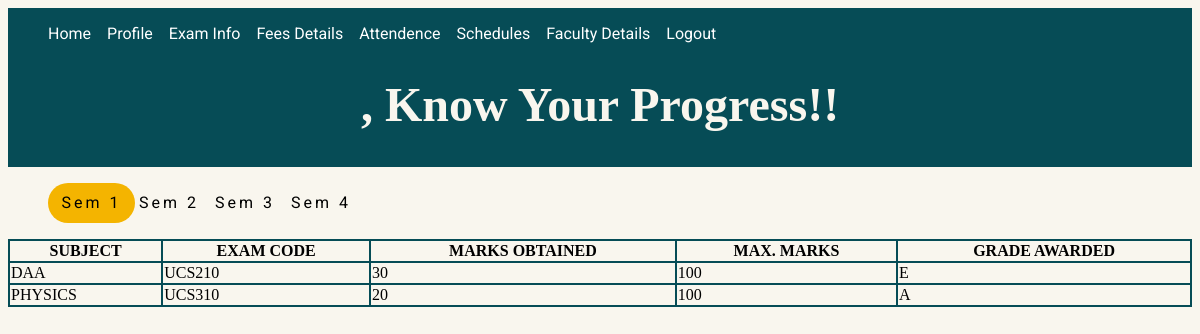
Screenshot of /students/exam_info.php?email=abc@gmail.com with the database file from the repository.
### tables this page shows
CREATE TABLE `sem1info` (
  `subject` varchar(20) NOT NULL,
  `examcode` varchar(20) NOT NULL,
  `marks` int(4) DEFAULT NULL,
  `maxmarks` int(4) NOT NULL,
  `grade` varchar(5) DEFAULT NULL,
  `student_email` varchar(40) NOT NULL,
  `class` int(11) NOT NULL
);

### students/exam_info.php (the view, shortened to what this page needs)
<?php
require_once('db.php');
$email =  $_GET['email'];
$query = "SELECT * from sem1info where student_email = '$email'";
$result = mysqli_query($con,$query);
?>
<!DOCTYPE html>
<html>
<head>
	<link rel="stylesheet" href="exam_info.css?v=<?php echo time(); ?>">
</head>
<body>
<div id="body-header">
	<header style="margin-top: 0px; margin-bottom: 0px; width: auto;">
		<nav style="display: inline-block;">
			<ul>
				<li><a href=<?php echo "st_homepg.php?email=" .$_GET['email']."&name=".$_GET['name'] ?>>Home</a></li>
				<li><a href=<?php echo "profile.php?email=" .$_GET['email']."&name=".$_GET['name'] ?>>Profile</a></li>
				<li><a href=<?php echo "exam_info.php?email=" .$_GET['email']."&name=".$_GET['name'] ?>>Exam Info</a></li>
				<li><a href=<?php echo "fees_details.php?email=" .$_GET['email']."&name=".$_GET['name'] ?>>Fees Details</a></li>
				<li><a href=<?php echo "attendance.php?email=" .$_GET['email']."&name=".$_GET['name'] ?>>Attendence</a></li>
				<li><a href=<?php echo "schedules.php?email=" .$_GET['email']."&name=".$_GET['name'] ?>>Schedules</a></li>
				<li><a href=<?php echo "faculty_details.php?email=" .$_GET['email']."&name=".$_GET['name'] ?>>Faculty Details</a></li>
				<li><a href="logout.php">Logout</a></li>
			</ul>
		</nav>
	</header>
	<main>
	<?php
	echo'<h1 class="animated-text">'.$_GET['name'].', Know Your Progress!!</h1>'
	?>
</main>
</div>
<div class="sems">
	<div style="display: inline-block;">
			<ul>
				<li style="background-color:#F4B400;  border-radius: 25px; padding: 10px; width: 67px; height: 20px; text-align: center;" ><a href=<?php echo "exam_info.php?email=" .$_GET['email']."&name=".$_GET['name'] ?>>Sem 1</a></li>
				<li><a href=<?php echo "exam_info.php?email=" .$_GET['email']."&name=".$_GET['name'] ?>>Sem 2</a></li>
				<li><a href=<?php echo "exam_info.php?email=" .$_GET['email']."&name=".$_GET['name'] ?>>Sem 3</a></li>
				<li><a href=<?php echo "exam_info.php?email=" .$_GET['email']."&name=".$_GET['name'] ?>>Sem 4</a></li>
			</ul>
		</div>
</div>
<div class="marks">
<table style="width: 100%;">
	  <tr>
    <th>SUBJECT</th>
    <th>EXAM CODE</th>
    <th>MARKS OBTAINED</th>
<th>MAX. MARKS</th>
<th>GRADE AWARDED</th>
  </tr>
 	<tr>
		<?php
		while($row = mysqli_fetch_assoc($result)){
			?>
			<td>  <?php echo $row['subject'];  ?>  </td>
			<td>  <?php echo $row['examcode'];  ?>  </td>
			<td>  <?php echo $row['marks'];  ?>  </td>
			<td>  <?php echo $row['maxmarks'];  ?>  </td>
			<td>  <?php echo $row['grade'];  ?>  </td>
			</tr>
			<?php
		}
		?>
</table>
</div>
</body>
</html>

### students/exam_info.css (style rules this page uses)
#body-header { background-image: url("../images/theme.png"); height: auto; width: auto; background-position: cover; background-attachment: fixed; }
li { text-decoration: none; display: inline-block; padding-right: 1vw; font-family: 'roboto'; color: whitesmoke; font-size: 2vh; }
a:link { color: white; background-color: transparent; text-decoration: none; }
header { display: flex; flex-direction: row; flex-wrap: wrap; align-items: center; }
main { text-align: center; font-size: 2vw; height: auto; color: #F9F6EE; padding-top: 1vw; padding-bottom: 0.2vw; }
.sems ul li a { font-size: 2vh; letter-spacing: 0.25vw; color: black; }
table, th, td { border: 2px solid black; border-collapse: collapse; }
th, td { border-color: #064c56; }
body { background-color: #F9F6EE; display: flex; flex-direction: column; flex-wrap: wrap; }
main h1 { margin-top: 0.5vw; }

### rows the page displays
sem1info: subject "DAA", examcode "UCS210", marks "30", maxmarks "100", grade "E"
sem1info: subject "PHYSICS", examcode "UCS310", marks "20", maxmarks "100", grade "A"
